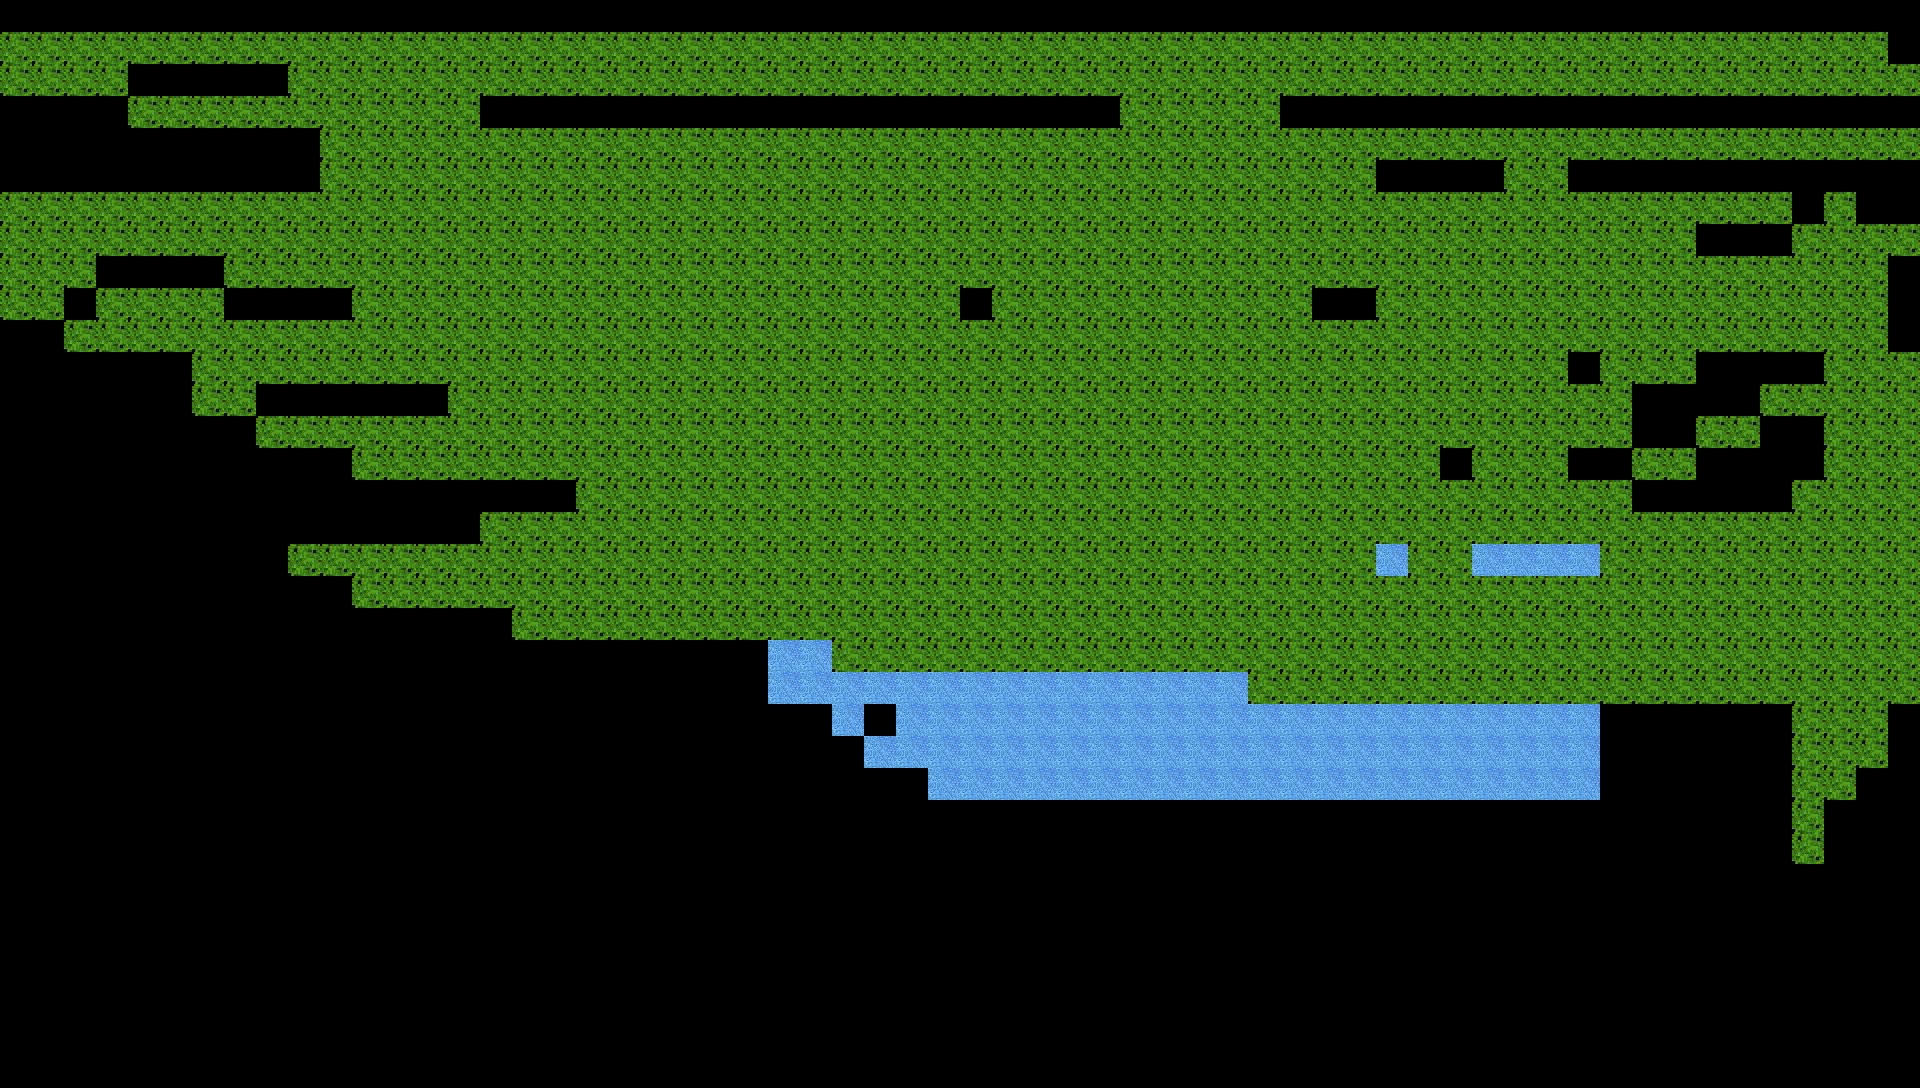

The image is a tile-based game level rendered from a .tmx file. Its description and source (layers, tilesets, objects; grid data summarised) follow:
An orthogonal 60x34 tile map with 32x32 px tiles, 1 tile layer (块层 1).

<map version="1.0" tiledversion="1.0.2" orientation="orthogonal" renderorder="right-down" width="60" height="34" tilewidth="32" tileheight="32" nextobjectid="1">
 <tileset firstgid="1" source="TankWar.tsx" />
 <layer name="块层 1" width="60" height="34">
  <data>[2040 cells, 1050 non-empty, 2 distinct tile ids]</data>
 </layer>
</map>
